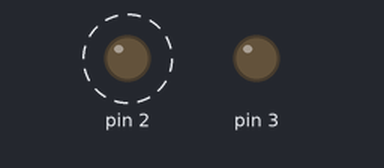
The sketch below on a simulated Arduino Uno, built with avr-gcc and run on an emulated ATmega328P. Shown: output pins drawn as LEDs (lit = HIGH). Dashed ring = blinking.

Above: at 0.5 s.
At 3.5 s:
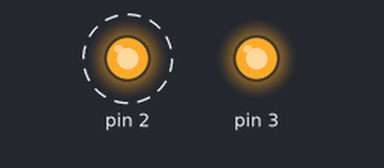
Timing chart, 0 to 5.2 s (numbered marks = the images above):
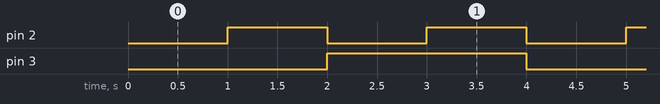

Measured:
- by itself, pin 2: alternates HIGH for 1.0 s and LOW for 1.0 s
- by itself, pin 3: alternates HIGH for 2.0 s and LOW for 2.0 s
- by itself, everything shown: repeats every 4.0 s, in 4 steps

The sketch:

Ex_2.ino
```cpp
/*
 *  IFSP - Registro - ALP
 *  Controlar um LED atráves da saída digital - 02
 *
 *  Responsável: Thiago Ramos && Vitor Yuiti
 *
 *  Data: 08/08/2017.
 */
void setup() {

pinMode(2,OUTPUT);
pinMode(3,OUTPUT);
}

void loop() {

digitalWrite (2, LOW);
delay (0);
digitalWrite (3, LOW);
delay (1000);

digitalWrite (2, HIGH);
delay (00);
digitalWrite (3, LOW);
delay (1000);

digitalWrite (2, LOW);
delay (0)
;digitalWrite (3, HIGH);
delay (1000);

digitalWrite (2, HIGH);
delay (1000);

}
```
